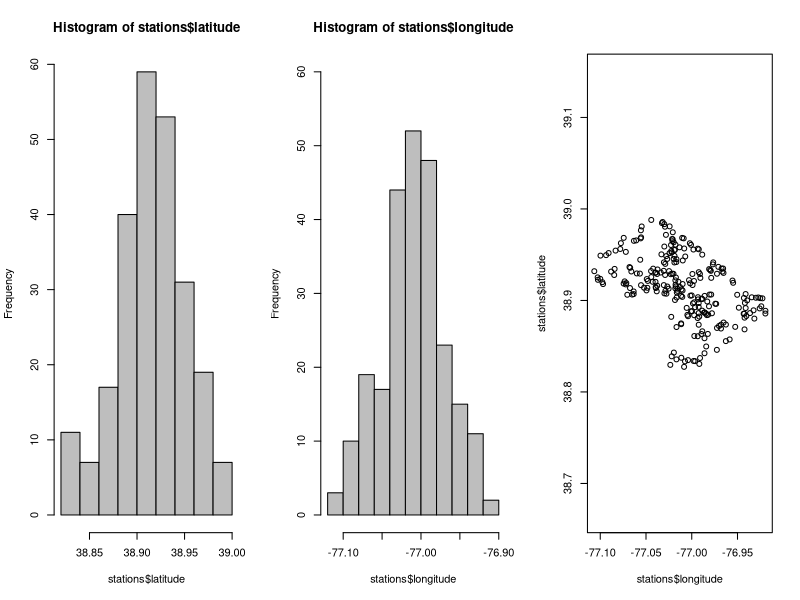
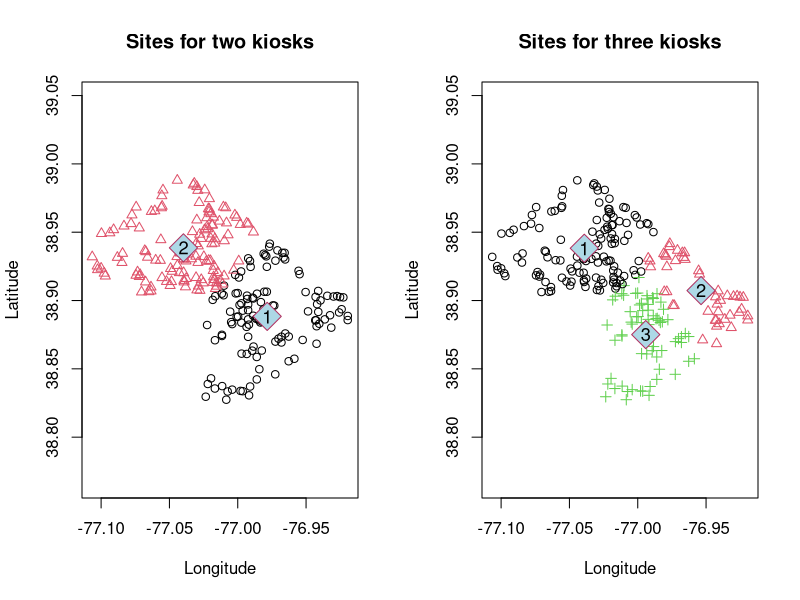
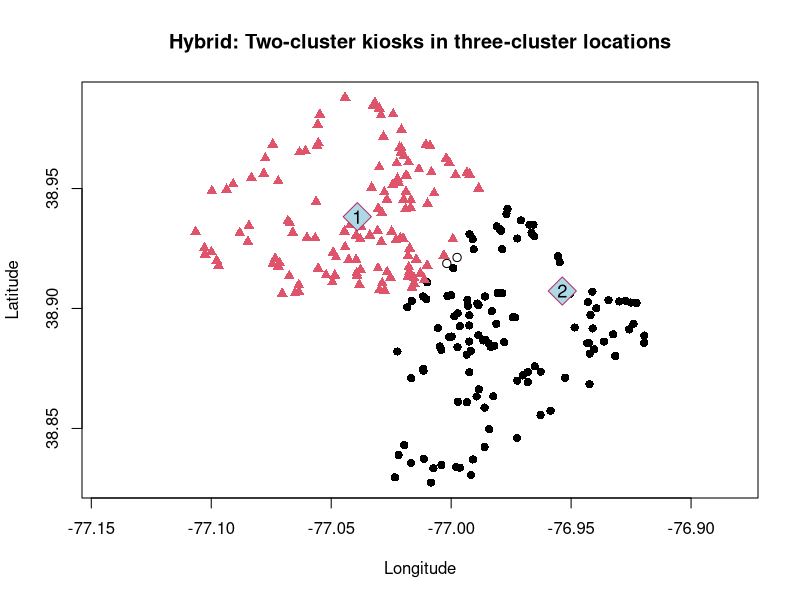
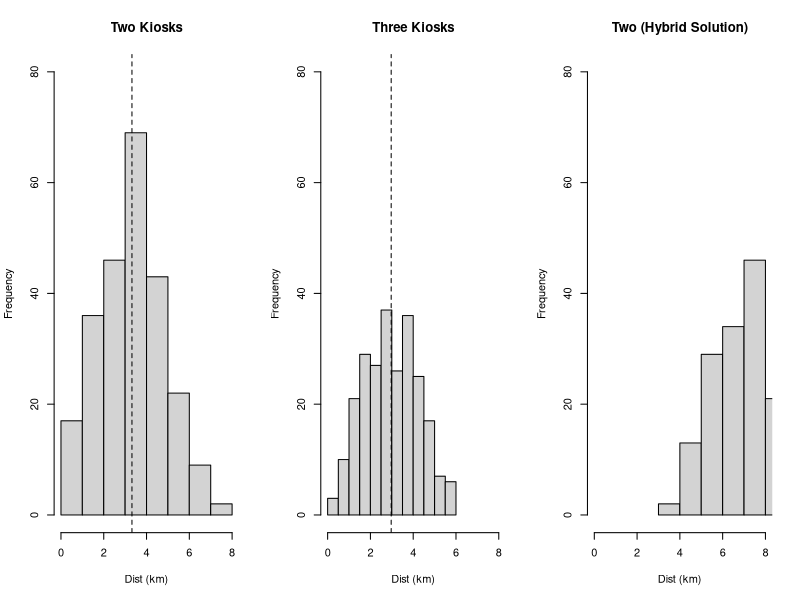
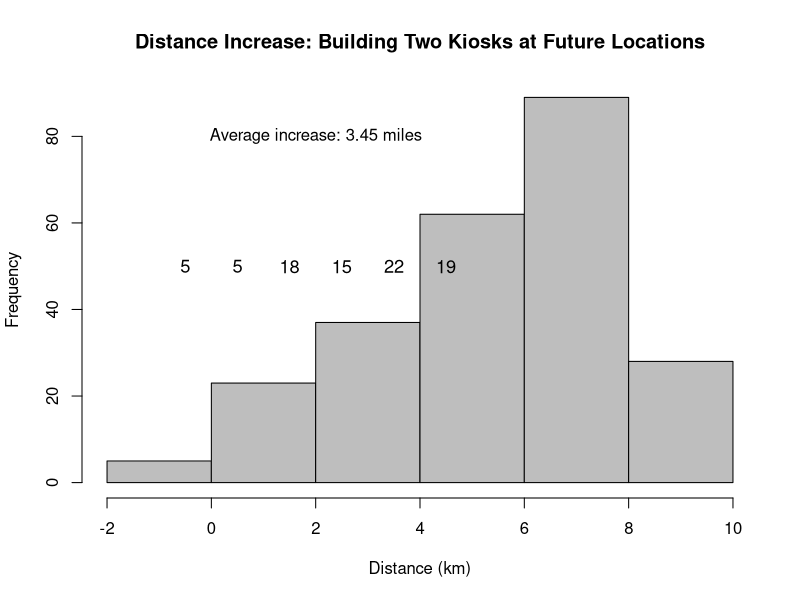

Here is the R script that generated these plots, in order:
# Copyright 2016 Packt Publishing

# Introduction to R for Business Intelligence
# Chapter 5, Part 1 - Cluster Analysis: K-means Clustering

message("Introduction to R for Business Intelligence
Chapter 5 - Data Mining: Cluster Analysis
Copyright (2016) Packt Publishing \n
Welcome. Let's learn k-means clustering")

#
# Partitioning Using K-means Clustering

# Exploring the Data
stations <- read.csv("./data/Ch5_bike_kiosk_locations.csv")
summary(stations)

par(mfrow = c(1, 3))
hist(stations$latitude, col = 'gray')
hist(stations$longitude, ylim = c(0, 60), col = 'gray')
plot(stations$longitude, stations$latitude, asp = 1)
par(mfrow = c(1, 1))

# Running the kmeans() Function
set.seed(123)
two <- kmeans(stations, 2)
three <- kmeans(stations, 3)

# Interpreting the Model Output
three

two$centers
two$size

clus <- cbind(stations, clus2 = two$cluster,
              clus3 = three$cluster)
head(clus)

# Developing a Business Case
par(mfrow = c(1, 2))
plot(clus$longitude, clus$latitude, col = two$cluster, asp = 1,
     pch = two$cluster, main = "Sites for two kiosks",
     xlab = "Longitude",  ylab = "Latitude")
points(two$centers[ ,2], two$centers[ ,1], pch = 23,
       col = 'maroon', bg = 'lightblue', cex = 3)
text(two$centers[ ,2], two$centers[ ,1], cex = 1.1, 
     col = 'black', attributes(two$centers)$dimnames[[1]])

plot(clus$longitude, clus$latitude, col = three$cluster, asp = 1,
     pch = three$cluster, main = "Sites for three kiosks",
     xlab = "Longitude",  ylab = "Latitude")
points(three$centers[ ,2], three$centers[ ,1],
       pch = 23, col = 'maroon', bg = 'lightblue', cex = 3)
text(three$centers[,2], three$centers[,1], cex = 1.1,
     col = 'black', attributes(three$centers)$dimnames[[1]])
par(mfrow = c(1, 1))

hybrid <- cbind(clus, hybrid_shape = rep(0, dim(clus)[1]))

for (e in 1:dim(hybrid[1])[1]) {
     if (hybrid[e, 3] == hybrid[e, 4]) {
          hybrid[e, 5] <- hybrid[e, 3]
     }
     if (hybrid[e, 3] != hybrid[e, 4]) {
          hybrid[e, 5] <- hybrid[e ,3] + 15
     }
}     

plot(hybrid$longitude, hybrid$latitude, col = two$cluster,
     main = "Hybrid: Two-cluster kiosks in three-cluster locations", pch = hybrid$hybrid_shape, cex = 1.1,
     xlab = "Longitude",  ylab = "Latitude", asp = 1)
points(three$centers[1:2, 2], three$centers[1:2, 1],
       pch = 23, col = 'maroon', bg = 'lightblue', cex = 3)
text(three$centers[1:2, 2], three$centers[1:2, 1], cex = 1.1,
     col = 'black', attributes(two$centers)$dimnames[[1]])

rm(hybrid, stations, e)

# ----------------------------------------------------
# Additional calculations to support the business case
# ----------------------------------------------------

# create dataframe with columns for distances
compare <- cbind(clus, dist2 = rep(0, dim(clus)[1]),
                 dist3 = rep(0, dim(clus)[1]))

# -------
# functions to find distance based on Spherical Law of Cosines

distance2 <- function(lat, long, clus_id) {
     acos(sin(lat * pi / 180) * sin(two$centers[clus_id, 1] * pi / 180) +
          cos(lat * pi / 180) * cos(two$centers[clus_id, 1] * pi / 180) *
          cos(two$centers[clus_id, 2] * pi / 180 - long * pi / 180)) *
          6371  #in km
}

distance3 <- function(lat, long, clus_id) {
     acos(sin(lat * pi / 180)*sin(three$centers[clus_id, 1] * pi / 180) +
          cos(lat * pi / 180) * cos(three$centers[clus_id, 1] * pi / 180) *
          cos(three$centers[clus_id, 2] * pi / 180 - long * pi / 180)) *
          6371  #in km
}

# -------

for (e in 1:dim(compare[1])[1]) {
     compare[e, 5] <- distance2(compare[e, 1], compare[e, 2], compare[e, 3])
     compare[e, 6] <- distance3(compare[e, 1], compare[e, 2], compare[e, 4])
}

suppressMessages(suppressWarnings(library(dplyr)))
compare <- cbind(compare, hybrid = rep(0,dim(compare)[1]))

for (e in 1:dim(compare[1])[1]) {
     compare[e, 7] <- distance3(compare[e, 1], compare[e, 2], compare[e, 3])
}

compare <- mutate(compare, temp_increase = (hybrid - dist3))

# -------

par(mfrow = c(1, 3))
hist(compare[ ,5], ylim = c(0, 80), xlim = c(0, 8), col = "lightgray", 
     xlab = "Dist (km)", main = "Two Kiosks")
abline(v = mean(compare[ ,5]), lty = "dashed")
hist(compare[ ,6], ylim = c(0, 80), xlim = c(0, 8), col = "lightgray",
     xlab = "Dist (km)", main = "Three Kiosks")
abline(v = mean(compare[ ,6]), lty = "dashed")
hist(compare[ ,7], ylim = c(0, 80), xlim = c(0, 8), col = "lightgray",
     xlab = "Dist (km)", main = "Two (Hybrid Solution)")
abline(v = mean(compare[ ,7]), lty = "dashed")
par(mfrow = c(1, 1))

summary(compare)  #to indicate max

hist(compare$temp_increase, breaks = 4, xlab = "Distance (km)",
     main = "Distance Increase: Building Two Kiosks at Future Locations", col = "gray")

bins <- as.data.frame(table(cut(compare$temp_increase, breaks = c(-1:5))))
text(seq(-.5, 4.5, 1), 50, cex = 1.1, col = 'black', bins[ ,2])

increase <- filter(compare, temp_increase > 0)
increase <- increase[ ,-c(1:7)]

summary(increase)

text(2, 80, paste("Average increase:", round(mean(increase) *
                    0.62137119, 2),"miles")) # .62 mi/km